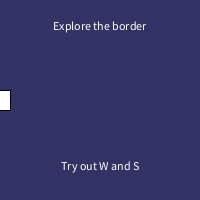
Frame 1 (no input)
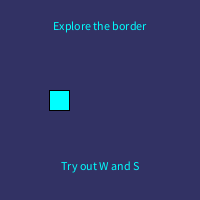
Frame 60 (the mouse pressed at the canvas centre just before this capture)
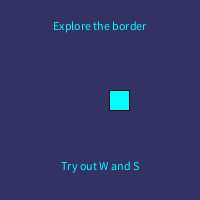
Frame 120 (the mouse held since frame 60 and released just before this capture)

The Processing sketch that drew these frames (run headless with seeded random() and noise(); from frame 60 on, the mouse is pressed at the canvas centre):

// Processing sketch: sketch_180608a
// ── sketch_180608a.pde
int bewegung;
int speed;
char w;
int hochrunter;
char s;



void setup() {
  size (200, 200);
  bewegung = 0;
  speed = 1;
  hochrunter = 100;
  println ("system starts");
  textAlign(CENTER);
  rectMode(CENTER);
}
void draw() {
  background (50, 50, 100);
  text("Explore the border", 100, 30);
  text("Try out W and S", 100, 170);
  rect (bewegung, hochrunter, 20, 20);
  bewegung += speed;
  fill (0, 255, 255);
  if (hochrunter >= 159 || hochrunter <= 48) {
    background (0);
    fill (255, 0, 0);
    text ("YOU LOST!", 100, 100);
  }
  if (bewegung == 200) {
    speed = -1;
  }
  if (bewegung == -1) {
    speed = +1;
  }
  if (hochrunter >= 200 && key == 's') {
    hochrunter -= 1;
  }
  if (hochrunter <= 0 && key == 'w') {
    hochrunter += 1;
  }
  
}
void keyPressed() {
   if (key == 'w') {
      hochrunter -= 1;
      
    }
    if (key == 's') {
      hochrunter += 1;
    }
}
